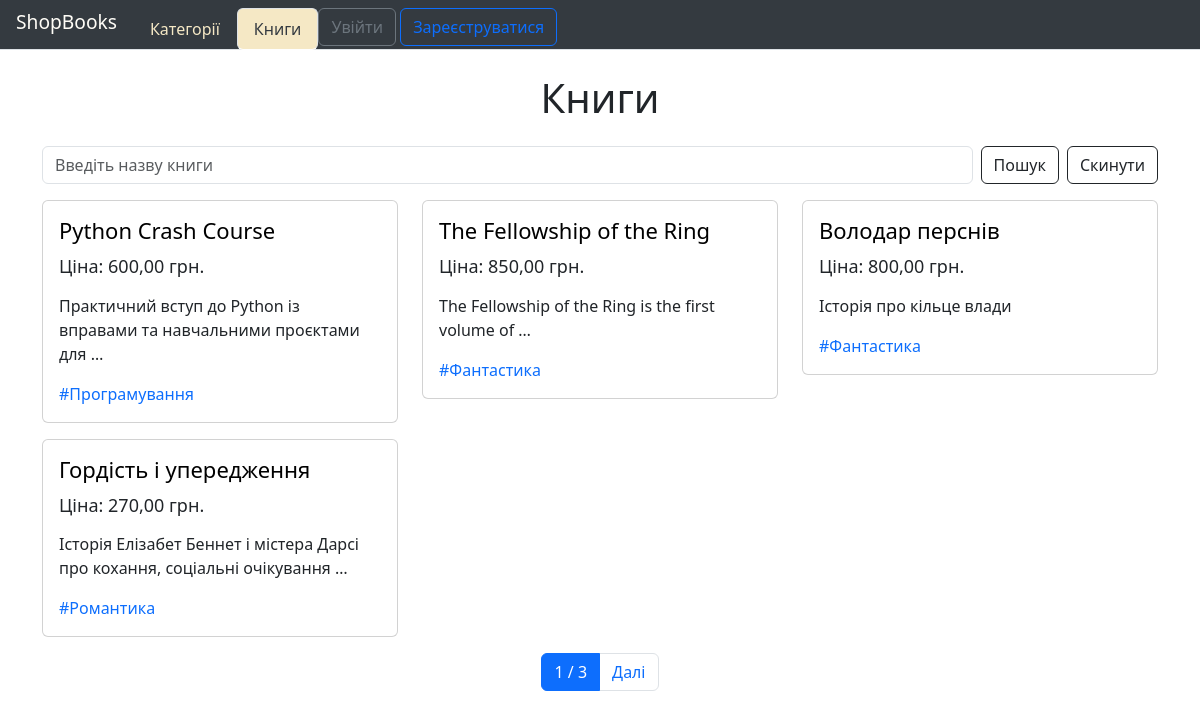
The page /books/ on the database its author committed.
### books/models.py (models this page shows, shortened)
class Book(models.Model):
    title = models.CharField(max_length=200)
    author = models.CharField(max_length=150)
    price = models.DecimalField(max_digits=8, decimal_places=2)
    description = models.TextField()
    stock = models.PositiveIntegerField()
    category = models.ForeignKey('books.Category', on_delete=models.PROTECT, related_name='books')
    class Meta:
        verbose_name = 'Книга'
        verbose_name_plural = 'Книги'
        ordering = ['title']

class Category(models.Model):
    name = models.CharField(max_length=50, unique=True)
    slug = models.SlugField(unique=True)
    class Meta:
        verbose_name = 'Категорія'
        verbose_name_plural = 'Категорії'
        ordering = ['name']

### books/views.py (the view)
# urls.py: path('books/', BookListView.as_view(), name='books'),
class BookListView(ListView):
    model = Book
    template_name = 'books/books.html'
    paginate_by = 4
    def get_queryset(self):
        qs = super().get_queryset()
        qs = qs.select_related('category').filter(stock__gt=0)
        title = self.request.GET.get('title', '').casefold()
        if title:
            qs = [
                book for book in qs
                if title in book.title.casefold()
            ]
        return qs

### books/templates/books/books.html (shortened to what this page needs)
{% extends "base.html" %}
{% block content %}
<h1 class="text-center my-4">Книги</h1>
<div class="row">
    <form method="GET" class="d-flex gap-2 mb-3">
        <input
                type="text"
                name="title"
                class="form-control"
                placeholder="Введіть назву книги"
                value="{{ request.GET.title|default:'' }}"
        >
        <button type="submit" class="btn btn-outline-dark">
            Пошук
        </button>
        <a href="{% url 'books:books' %}" class="btn btn-outline-dark">
            Скинути
        </a>
    </form>
    {% for object in object_list %}
    <div class="col-sm-4 mb-3">
        <div class="card">
            <div class="card-body">
                <h5 class="card-title mb-3">
                    <a href="{% url 'books:book_detail' pk=object.id %}" class="text-decoration-none text-black"
                       style="font-size: 22px">
                        {{ object.title }}
                    </a>
                </h5>
                <h6 class="card-subtitle mb-3 text-dark" style="font-size: 18px">
                    Ціна: {{ object.price }} грн.
                </h6>
                <p class="card-text">
                    {{ object.description|truncatewords:10 }}
                </p>
                <a href="{% url 'books:category_detail' slug=object.category.slug %}" class="text-decoration-none">
                    #{{ object.category.name }}
                </a>
            </div>
        </div>
    </div>
    {% endfor %}
    {% if is_paginated %}
    <nav aria-label="Навігація сторінками">
        <ul class="pagination justify-content-center">
            <li class="page-item active">
            <span class="page-link">
                {{ page_obj.number }} / {{ page_obj.paginator.num_pages }}
            </span>
            </li>
            {% if page_obj.has_next %}
            <li class="page-item">
                <a class="page-link"
                   href="?page={{ page_obj.next_page_number }}&title={{ request.GET.title|urlencode }}">
                    Далі
                </a>
            </li>
            {% endif %}
        </ul>
    </nav>
    {% endif %}
</div>
{% endblock %}

### rows shown on the page
Book: title "Python Crash Course", price "600,00", description "Практичний вступ до Python із вправами та навчальними проєктами для …", category.name "Програмування"
Book: title "The Fellowship of the Ring", price "850,00", description "The Fellowship of the Ring is the first volume of …", category.name "Фантастика"
Book: title "Володар перснів", price "800,00", description "Історія про кільце влади", category.name "Фантастика"
Book: title "Гордість і упередження", price "270,00", description "Історія Елізабет Беннет і містера Дарсі про кохання, соціальні очікування …", category.name "Романтика"

### other values the page prints
{{ page_obj.number }} "1"
{{ page_obj.paginator.num_pages }} "3"
